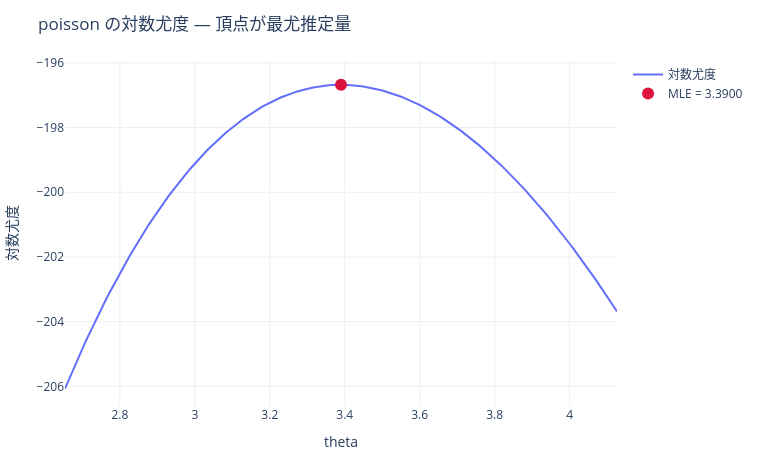

The notebook cell saved with this chart:
### Markdown cell above
## 2. 最尤法

**尤度** $L(\theta) = \prod_i p(x_i \mid \theta)$ は「この $\theta$ だったとして、
観測されたデータが出る確率」である。$\theta$ の関数として見ている点が重要で、
確率分布ではない($\theta$ について積分しても 1 にならない)。

**最尤推定量** はこれを最大にする $\theta$ である。

$$
\hat\theta_{\mathrm{MLE}} = \arg\max_\theta L(\theta) = \arg\max_\theta \sum_i \log p(x_i \mid \theta)
$$

対数を取る理由は 2 つある。積が和になるので微分しやすく、
数百個の小さな確率を掛けるアンダーフローを避けられる。

ポアソン分布の対数尤度を描いてみよう。

### Code cell
rng = np.random.default_rng(RANDOM_SEED)
x = rng.poisson(3.0, 100)
print(f"真の lambda = 3.0   標本平均 = {x.mean():.4f}")
plotting.likelihood_curve("poisson", x)

### Figure 1 — Plotly figure (JSON) as saved in the notebook; plotly's stock layout.template omitted (floating-point values rounded to 4 significant figures; data arrays with more than 128 entries replaced by an {"elided": "..."} marker saying what was removed)
{"data": [{"mode": "lines", "name": "対数尤度", "type": "scatter", "x": {"elided": "200 float values"}, "y": {"elided": "200 float values"}}, {"marker": {"color": "crimson", "size": 12}, "mode": "markers", "name": "MLE = 3.3900", "type": "scatter", "x": [3.39], "y": [-196.7]}], "layout": {"height": 460, "margin": {"b": 50, "l": 60, "r": 30, "t": 60}, "title": {"text": "poisson の対数尤度 — 頂点が最尤推定量"}, "width": 760, "xaxis": {"title": {"text": "theta"}}, "yaxis": {"title": {"text": "対数尤度"}}}}
